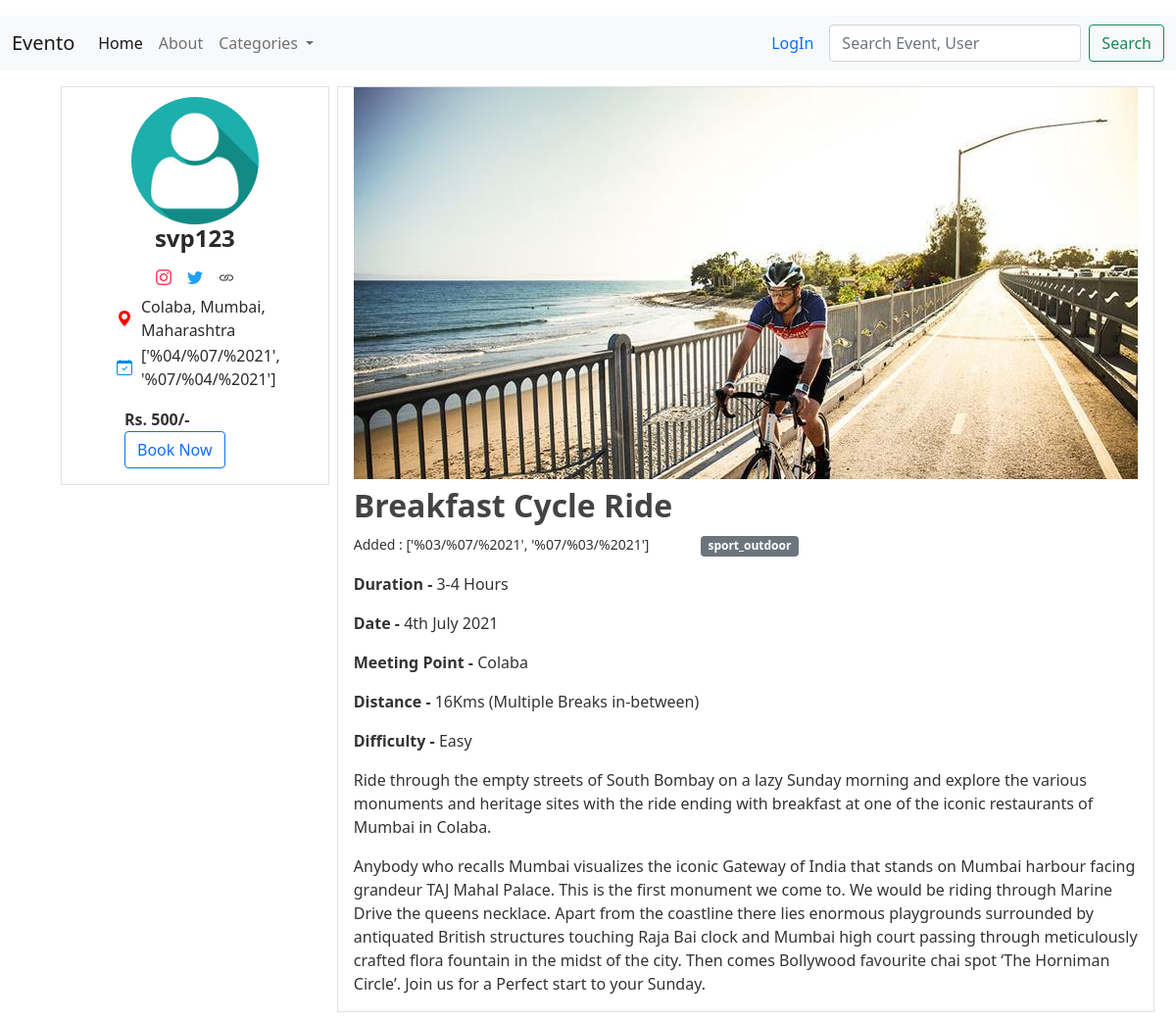
The app's page /event/25/ with its own data.
### events/models.py (models this page shows, shortened)
class Event(models.Model):
    category = [
        ('convention', 'Convention'),
        ('tech', 'Technology'),
        ('charity', 'Charity & Fundraising Event'),
        ('seminar', 'Seminar'),
        ('workshop_education', 'Workshop/Education'),
        ('sport_outdoor', 'Sports/Outdoor Activity'),
        ('art_entertain', 'Art & Entertainment'),
        ('concert', 'Concert'),
    ]
    category.sort()
    category.append(('other', 'Other'))
    title = models.CharField(max_length=200, unique=True)
    description = RichTextField()
    venue = models.TextField()
    city = models.CharField(max_length=100, null=True, blank=True)
    event_category = models.CharField(max_length=20, choices=category)
    publisher = models.ForeignKey(User, on_delete = models.CASCADE)
    event_banner_img = models.ImageField(upload_to = 'events_banner/')
    date_added = models.DateField(auto_now_add=True,)
    event_date = models.DateField(blank=True, null=True)
    pricing = models.IntegerField(blank=True, null=True, default=0)
    keywords = models.CharField(max_length=200, blank=True)
    featured = models.BooleanField(default=False)
    disabled = models.BooleanField(default=False)
    class Meta:
        ordering = ["-date_added"]

### users/models.py (models this page shows, shortened)
class Profile(models.Model):
    user = models.OneToOneField(User, on_delete=models.CASCADE)
    profile_pic = models.ImageField(upload_to='profile_pics', default='default_pic.jpg')
    bio = models.TextField(blank=True)
    location = models.CharField(max_length=100, blank=True)
    insta = models.CharField(max_length=100, blank=True)
    twitter = models.CharField(max_length=100, blank=True)
    facebook = models.CharField(max_length=100, blank=True)
    website = models.CharField(max_length=100, blank=True)

### events/views.py (the view)
# urls.py: path('event/<int:pk>/', DetailViewEvent.as_view(), name='event-detail'),
class DetailViewEvent(DetailView):
    model = Event
    template_name = 'events/detail.html'
    context_object_name = 'event'

### events/templates/events/detail.html (shortened to what this page needs)
{% extends "events/base.html" %}
{% block content %}
    <div class="container event-detail">
        <div class="event-meta mx-2 my-3 px-5 border">
            <div class="publisher-info">
                <img class="publisher-img rounded-circle " src={{event.publisher.profile.profile_pic.url}} alt="">
                <h4><a href="{% url 'others-profile' event.publisher.id %}">{{event.publisher.username}}</a></h4>
                <div class="user-accounts">
                    {% if event.publisher.profile.insta %}
                        <a href="#"><i class="bi bi-instagram px-2"></i></a><br>
                    {% endif %}
                    {% if event.publisher.profile.twitter %}
                        <a href="#"><i class="bi bi-twitter px-2"></i></a><br>
                    {% endif %}
                    {% if event.publisher.profile.website %}
                        <a href="#"><i class="bi bi-link px-2"></i></a><br>
                    {% endif %}
                </div>
            </div>
            <div>
                <table>
                    <tr>
                        <td class="px-2"><i class="bi bi-geo-alt-fill"></i></td>
                        <td><a href="#">{{event.venue}}</a></td>
                    </tr>
                    <tr>
                        <td class="px-2"><i class="bi bi-calendar-check"></i></td>
                        <td><a href="#">{{event.event_date}}</a></td>
                    </tr>
                </table>
            </div>
            <div class="pricing mx-3 my-3">
                {% if event.pricing >= 0 %}
                    <span class='mx-auto mx-2 my-2 fw-bold'> Rs. {{event.pricing}}/- </span>
                    <a class='btn btn-outline-primary' href="{% url 'event-payment' event.id %}"> Book Now </a>
                {% else %}
                    <a class='mx-autobtn btn-outline-primary'> Free </a>
                {% endif %}
            </div>
        </div>
        <div class="event-content my-3 border">
            <div class="mx-3">
                {% if event.event_banner_img %}
                    <img src="{{event.event_banner_img.url}}" alt="">
                {% endif %}
                <h2 class="my-2">{{event.title}}</h2>
                <small>Added : {{event.date_added}}</small>
                <small class="badge bg-secondary mx-5">{{event.event_category}}</small>
                <p>{{event.description | safe }}</p>
            </div>
        </div>
    </div>
{% endblock content%}

### events/static/css/main.css (style rules this page uses)
body { background: #ffffff; color: #333333; margin-top: 1rem; }
.publisher-info { margin-top: 10px; display: flex; align-items: center; flex-direction: column; }
.publisher-img { height: 130px; width: 130px; }
.container.event-detail { display: flex; }
.event-meta { height: max-content; top: 75px; }
.user-accounts { display: flex; margin: 5px; }
h1, h2, h3, h4, h5, h6 { color: #444444; font-weight: 600; }
a { color: #282a2c; text-decoration: none; }
i { display: inline; width: 50px; }
.bi-instagram { color: #fb3958; }
.bi-twitter { color: #1da1f2; }
.bi-geo-alt-fill { color: red; }
.bi-calendar-check { color: rgb(0, 137, 228); }

### records on screen
Event: publisher.profile.profile_pic (placeholder picture), publisher.username "svp123", venue "Colaba, Mumbai, Maharashtra", event_date "['%04/%07/%2021', '%07/%04/%2021']", pricing "500", event_banner_img (picture), title "Breakfast Cycle Ride", date_added "['%03/%07/%2021', '%07/%03/%2021']", event_category "sport_outdoor", description "Duration - 3-4 Hours Date - 4th July 2021 Meeting Point - Colaba Distance - 16Kms (Multiple Breaks in-between) Difficulty - Easy Ride through the empty streets of South Bombay on a lazy Sunday morning and explore the various monuments and heritage sites with the ride ending with breakfast at one of the iconic restaurants of Mumbai in Colaba. Anybody who recalls Mumbai visualizes the iconic Gateway of India that stands on Mumbai harbour facing grandeur TAJ Mahal Palace. This is the first monument we come to. We would be riding through Marine Drive the queens necklace. Apart from the coastline there lies enormous playgrounds surrounded by antiquated British structures touching Raja Bai clock…"
